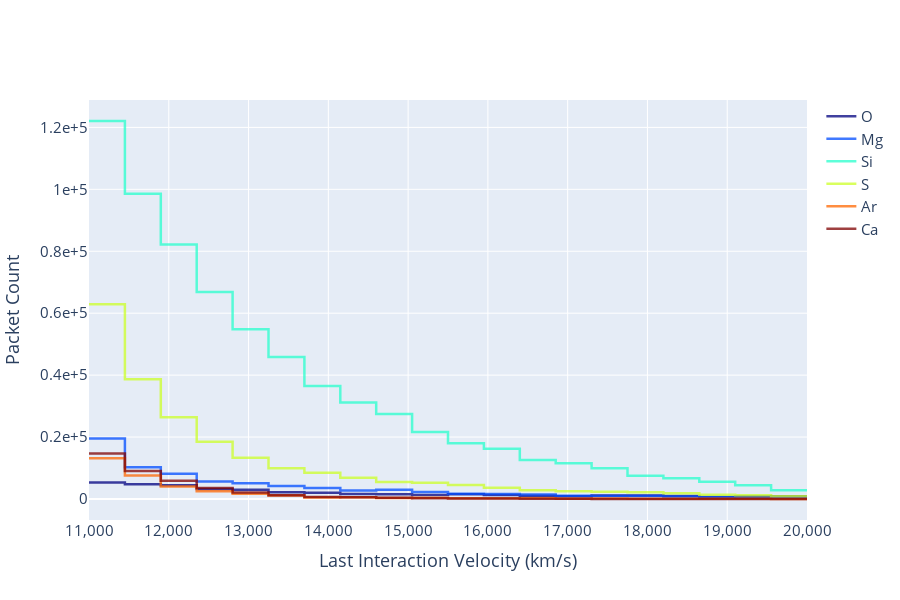

Write notebook code for a chart like this one.
### Markdown cell above
### Virtual packets mode
By default, a Last Interaction Velocity plot is produced for the virtual packet population of the simulation.

### Code cell
plotter.generate_plot_ply()
